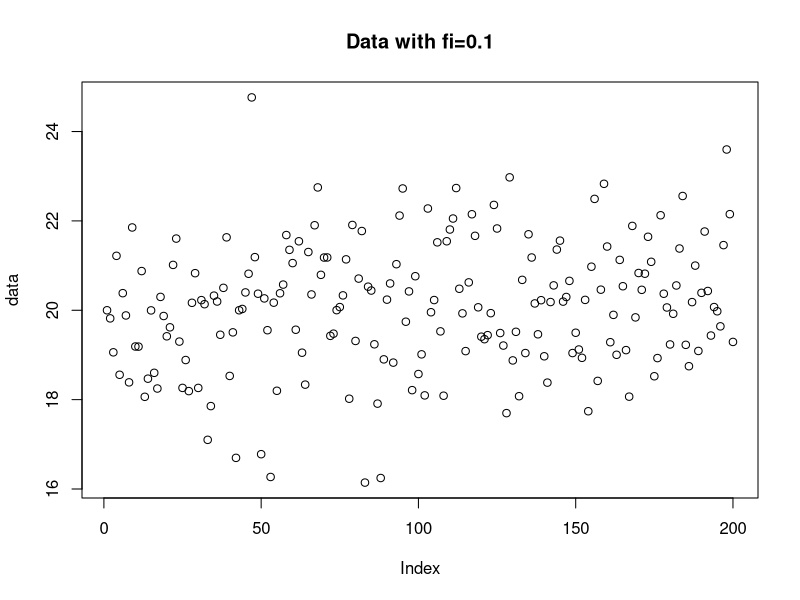
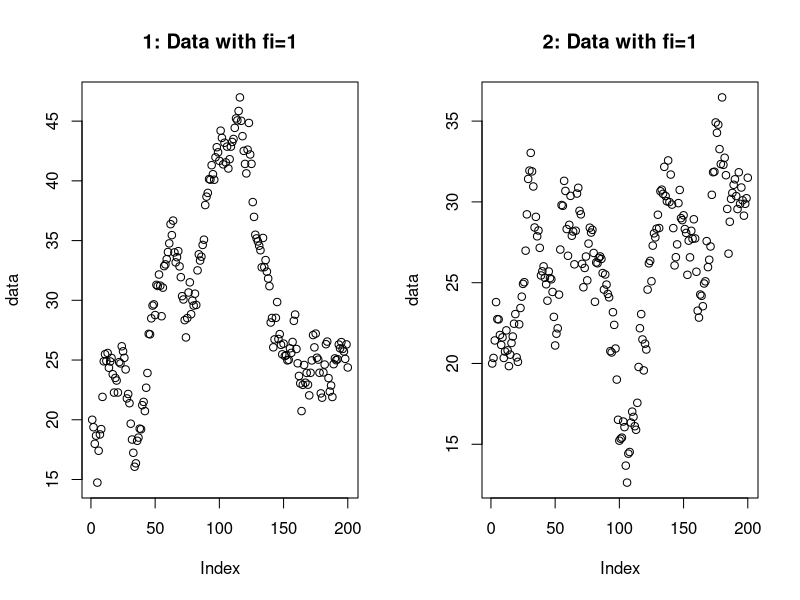

Generate these figures, in order, with R: (Note: this script raises an error after producing the figures.)
library(mvtnorm)

#--------------- 1a --------------# AR(1)-process

# Writing a function that simulates from the AR(1)-process
ar_process = function(mu, fi, sigma, T){
  x = rep(0,T)
  x[1] = mu
  for (i in 2:T){
    x[i] = mu + fi* (x[i-1]-mu) + rnorm(1,0, sqrt(sigma))
  }
  return(x)
}


data = ar_process(20, 0.1, 2, 200)
plot(data, main="Data with fi=0.1")
par(mfrow = c(1,2))
data = ar_process(20, 1, 2, 200)
plot(data, main="1: Data with fi=1")
data = ar_process(20, 1, 2, 200)
plot(data, main="2: Data with fi=1")

# Effect of fi: Small fi reduces the effect of the previous value. Meaning that the plots seems more random than with a
# higher fi. A large fi increases the effect of the previous value. The graph then looks like a coherent line

#--------------- 1b --------------# AR(1)-process

data_1 = ar_process(10, 0.3, 2, 200)
data_2 = ar_process(10, 0.95, 2, 200)

# Writing the Stan model
StanModel = '
data {
int<lower=0> T; // Number of observations
real y[T];
}
parameters {
real mu;
real<lower=0> sigma2;
real<lower=-1, upper=1> fi;
}
model {
mu ~ normal(0,100); // Normal with mean 0, st.dev. 100
sigma2 ~ scaled_inv_chi_square(1,2); // Scaled-inv-chi2 with nu 1, sigma 2

y[1] ~ normal(mu,sqrt(sigma2));
for(i in 2:T)
y[i] ~ normal(mu + fi* (y[i-1] - mu), sqrt(sigma2));
}'

## MCMC for fi = 0.3
data = list(T=200, y=data_1)
niter = 2000
burnin = 1000
MCMC1 = stan(model_code=StanModel, data=data, warmup=burnin, iter=niter, chains=4)

# Print the fitted model
print(MCMC1,digits_summary=3)
# Extract posterior samples
postDraws <- extract(MCMC1)
# Do traceplots of the first chain
par(mfrow = c(1,3))
plot(postDraws$mu[1:(niter-burnin)],type="l",ylab="mu",main="Traceplot of mu")
plot(postDraws$fi[1:(niter-burnin)],type="l",ylab="fi",main="Traceplot of fi")
plot(postDraws$sigma2[1:(niter-burnin)],type="l",ylab="sigma",main="Traceplot of sigma")

# Do automatic traceplots of all chains
traceplot(MCMC1)

# 95% credible interval
sort_mu = sort(postDraws$mu[1:(niter-burnin)])
interval_mu1 = c(sort_mu[(length(sort_mu)*0.025)],sort_mu[(length(sort_mu)*0.975)])
mean_mu1 = mean(sort_mu)

sort_fi1 = sort(postDraws$fi[1:(niter-burnin)])
interval_fi1 = c(sort_fi1[(length(sort_fi1)*0.025)],sort_fi1[(length(sort_fi1)*0.975)])
mean_fi1= mean(sort_fi1)

sort_sigma = sort(postDraws$sigma2[1:(niter-burnin)])
interval_sigma1 = c(sort_sigma[(length(sort_sigma)*0.025)],sort_sigma[(length(sort_sigma)*0.975)])
mean_sigma1 = mean(sort_sigma)

  ## MCMC for fi = 0.95
data = list(T=200, y=data_2)
MCMC2 = stan(model_code=StanModel, data=data, warmup=burnin, iter=niter, chains=4)

# Print the fitted model
print(MCMC2,digits_summary=3)
# Extract posterior samples
postDraws <- extract(MCMC2)
# Do traceplots of the first chain
par(mfrow = c(1,3))
plot(postDraws$mu[1:(niter-burnin)],type="l",ylab="mu",main="Traceplot of mu")
plot(postDraws$fi[1:(niter-burnin)],type="l",ylab="fi",main="Traceplot of fi")
plot(postDraws$sigma2[1:(niter-burnin)],type="l",ylab="sigma",main="Traceplot of sigma")

# Do automatic traceplots of all chains
traceplot(MCMC2)

# 95% credible interval
sort_mu = sort(postDraws$mu[1:(niter-burnin)])
interval_mu2 = c(sort_mu[(length(sort_mu)*0.025)],sort_mu[(length(sort_mu)*0.975)])
mean_mu2 = mean(sort_mu)

sort_fi = sort(postDraws$fi[1:(niter-burnin)])
interval_fi2 = c(sort_fi[(length(sort_fi)*0.025)],sort_fi[(length(sort_fi)*0.975)])
mean_fi2= mean(sort_fi)

sort_sigma = sort(postDraws$sigma2[1:(niter-burnin)])
interval_sigma2 = c(sort_sigma[(length(sort_sigma)*0.025)],sort_sigma[(length(sort_sigma)*0.975)])
mean_sigma2 = mean(sort_sigma)

#--------------- 1c --------------# Campylobacter
camp <- read.csv("campy.dat", sep = "")

# Writing the Stan model
CampModel = '
data {
int<lower=0> T; // Number of observations
int y[T];
}
parameters {
real mu;
real<lower=0> sigma2;
real<lower=-1, upper=1> fi;
real norm;
vector[T] x;
}
model {
mu ~ normal(0,100); // Normal with mean 0, st.dev. 100
sigma2 ~ scaled_inv_chi_square(140,2); // Scaled-inv-chi2 with nu 1, sigma 2

x[1] ~ normal(mu,sqrt(sigma2));
y[1] ~ poisson(exp(x[1]));

for(i in 2:T){
x[i] ~ normal(mu + fi* (y[i-1] - mu), sqrt(sigma2));
y[i] ~ poisson(exp(x[i]));
}

}'

data = list(T=140, y=camp[,1])
niter = 2000
burnin = 1000
MCMC_camp = stan(model_code=CampModel, data=data, warmup=burnin, iter=niter, chains=4)

summary = summary(MCMC_camp)
mean = summary$summary[5:144,1]
lower = summary$summary[5:144,4]
upper = summary$summary[5:144,8]

# Print the fitted model
print(MCMC_camp,digits_summary=3)
# Extract posterior samples
postDraws <- extract(MCMC_camp)
plot(postDraws$mu, type='l', main ='Traceplot for my', xlab='mu')
plot(postDraws$fi, type='l', main ='Traceplot for fi', xlab='fi')
plot(postDraws$sigma2, type='l', main ='Traceplot for sigma', xlab='sigma')

plot(camp[,1], type='l')
lines(x = seq(1,140), exp(mean), lwd=1, lty=2, col = "yellow")
lines(x = seq(1,140), exp(lower), lwd=1, lty=2, col = "red")
lines(x = seq(1,140), exp(upper), lwd=1, lty=2, col = "green")

#--------------- 1d --------------# New prior

# New Stan Model
CampModel_prior = '
data {
int<lower=0> T; // Number of observations
int y[T];
}
parameters {
real mu;
real<lower=0> sigma2;
real<lower=-1, upper=1> fi;
real norm;
vector[T] x;
}
model {
mu ~ normal(0,100); // Normal with mean 0, st.dev. 100
sigma2 ~ scaled_inv_chi_square(140,0.1); // Adjust sigma for increments to be small

x[1] ~ normal(mu,sqrt(sigma2));
y[1] ~ poisson(exp(x[1]));

for(i in 2:T){
x[i] ~ normal(mu + fi* (y[i-1] - mu), sqrt(sigma2));
y[i] ~ poisson(exp(x[i]));
}

}'

data = list(T=140, y=camp[,1])
niter = 2000
burnin = 1000
MCMC_camp_prior = stan(model_code=CampModel_prior, data=data, warmup=burnin, iter=niter, chains=4)

summary_prior = summary(MCMC_camp_prior)
mean_prior = summary_prior$summary[5:144,1]
lower_prior = summary_prior$summary[5:144,4]
upper_prior = summary_prior$summary[5:144,8]

plot(camp[,1], type='l', main='Series plot with new prior', ylab='Value')
lines(x = seq(1,140), exp(mean_prior), lwd=1, lty=2, col = "yellow")
lines(x = seq(1,140), exp(lower_prior), lwd=1, lty=2, col = "red")
lines(x = seq(1,140), exp(upper_prior), lwd=1, lty=2, col = "green")


